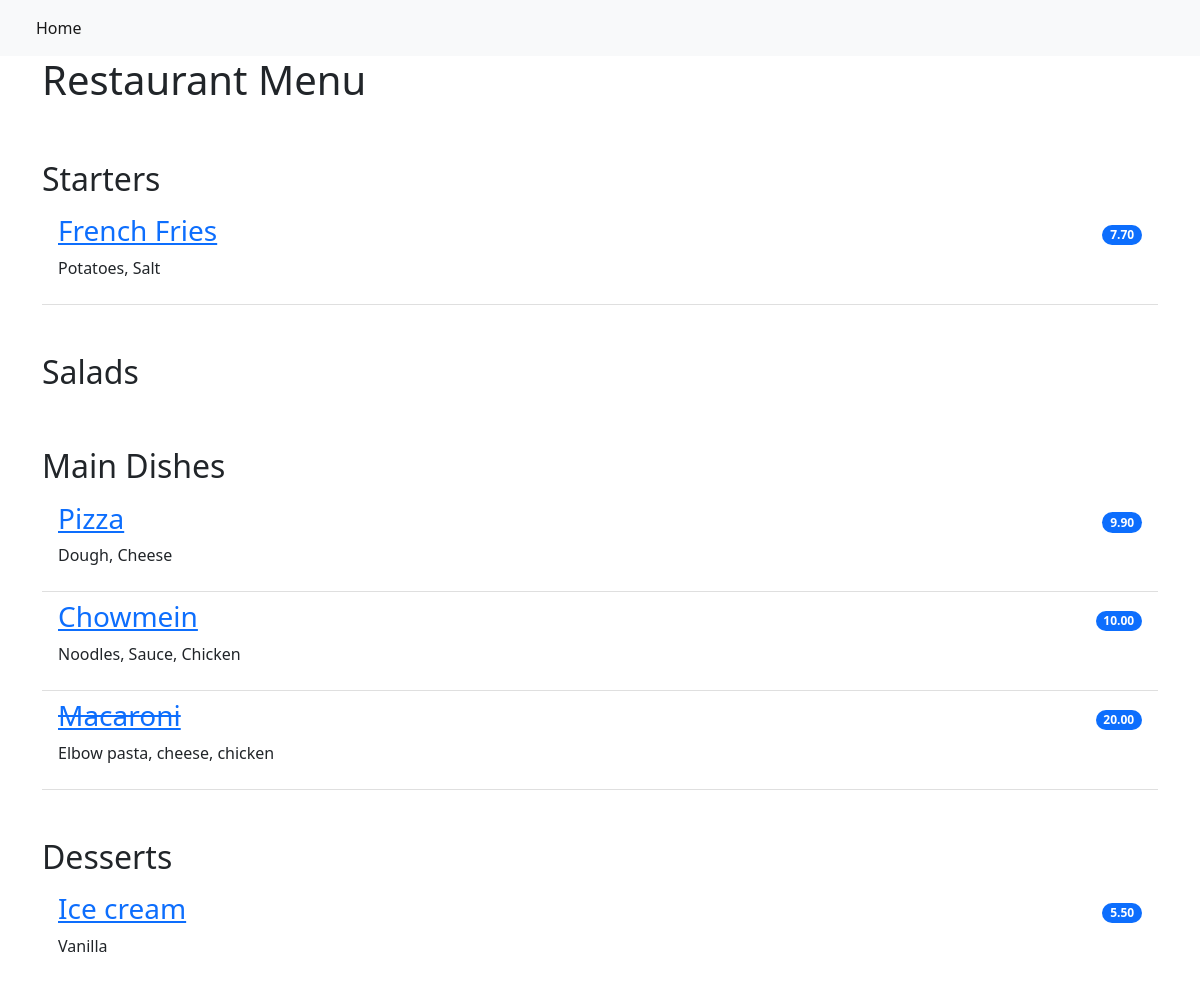
The page / on the database its author committed.
### restaurant_menu/models.py (models this page shows)
class Item(models.Model):
    meal = models.CharField(max_length=1000, unique=True)
    description = models.CharField(max_length=2000)
    price = models.DecimalField(max_digits=10, decimal_places=2)
    meal_type = models.CharField(max_length=200, choices=MEAL_TYPE)
    author = models.ForeignKey(User, on_delete=models.CASCADE)
    status = models.IntegerField(choices=STATUS, default=0)
    date_created = models.DateTimeField(auto_now_add=True)
    date_updated = models.DateTimeField(auto_now=True)

### restaurant_menu/views.py (the view)
# urls.py: path('', views.MenuList.as_view(), name='home'),
class MenuList(generic.ListView):
    queryset = Item.objects.order_by("date_created")
    template_name = "index.html"
    def get_context_data(self, **kwargs):
        context = super().get_context_data(**kwargs)
        context["meals"] = MEAL_TYPE
        return context

### restaurant_menu/templates/index.html (shortened to what this page needs)
{% extends 'base.html' %}
{% block content %}
<div class="container">
    <h1>
        Restaurant Menu
    </h1>
    <ul class="list-group list-group-flush">
        {% for meal in meals %}
        <h2 class="pt-5">
            {{ meal.1 }}
        </h2>
            {% for record in item_list %}
                {% if record.meal_type == meal.0 %}
                    {% if record.status == 0 %}
                        <li class="list-group-item d-flex justify-content-between align-items-center border-0 pb-0">
                            <a href="{% url 'menu_item' record.pk %}"><h3><del>{{ record.meal }}</del></h3></a>
                            <span class="badge bg-primary rounded-pill">{{ record.price }}</span>
                        </li>
                        <li class="list-group-item pt-0">
                            <p>{{ record.description }}</p>
                        </li>
                        {% else %}
                        <li class="list-group-item d-flex justify-content-between align-items-center border-0 pb-0">
                            <a href="{% url 'menu_item' record.pk %}"><h3>{{ record.meal }}</h3></a>
                            <span class="badge bg-primary rounded-pill">{{ record.price }}</span>
                        </li>
                        <li class="list-group-item pt-0">
                            <p>{{ record.description }}</p>
                        </li>
                    {% endif %}
                {% endif %}
            {% endfor %}
        {% endfor %}
    </ul>
{% endblock content %}

### restaurant_menu/templates/base.html (shortened to what this page needs)
<!DOCTYPE html>
<html lang="en">
    <head>
        <link href="https://cdn.jsdelivr.net/npm/bootstrap@5.2.0-beta1/dist/css/bootstrap.min.css" rel="stylesheet">
    </head>
    <body>
        <nav class="navbar navbar-expand-lg bg-light">
            <div class="container-fluid">
                <div class="collapse navbar-collapse" id="navbarNav">
                    <ul class="navbar-nav">
                         <li class="nav-item">
                            <a class="nav-link active" aria-current="page" href="{% url 'home' %}">Home</a>
                        </li>
                    </ul>
                </div>
            </div>
        </nav>
        {% block content %}
        {% endblock content %}
    </body>
</html>

### rows shown on the page
Item: meal "French Fries", price "7.70", description "Potatoes, Salt"
Item: meal "Pizza", price "9.90", description "Dough, Cheese"
Item: meal "Chowmein", price "10.00", description "Noodles, Sauce, Chicken"
Item: meal "Macaroni", price "20.00", description "Elbow pasta, cheese, chicken"
Item: meal "Ice cream", price "5.50", description "Vanilla"

### other values the page prints
{{ meal.1 }} "Starters" "Salads" "Main Dishes" "Desserts"
